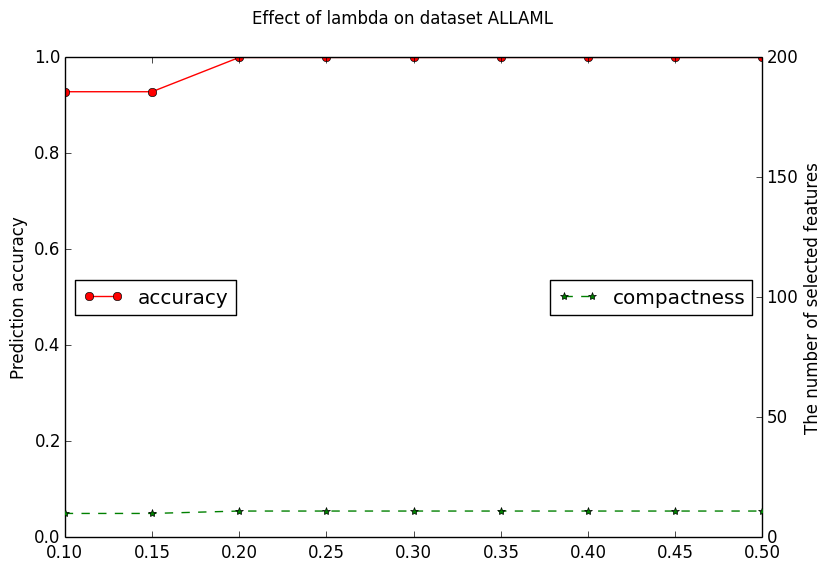
#> input picture datas/gene/all_result/threshold/ALLAML_one.png, 832 x 571 px, given in place of SMK_CAN_187_one.png, which was not available
$ python aggr_png_4_threshold.py
#> lines starting #> are read from the running program, lines starting #| are printed output that depends on the picture; pictures that were not available may be replaced by others from this repository, and a replacement may not be noted
from matplotlib import image
import numpy as np

if __name__=='__main__':
    # img_names="SMK_CAN_187 GLI_85 Prostate_GE DLBCL".split()
    img_names="SMK_CAN_187 GLIOMA Prostate_GE SRBCT".split()
    img1=image.imread("%s_one.png"%img_names[0])
#> img1 is the input picture: shape (571, 832, 4) float32; mean R, G, B, A 0.977, 0.976, 0.975, 1
    img1=np.concatenate((img1, image.imread("%s_one.png"%img_names[1])), axis=1)
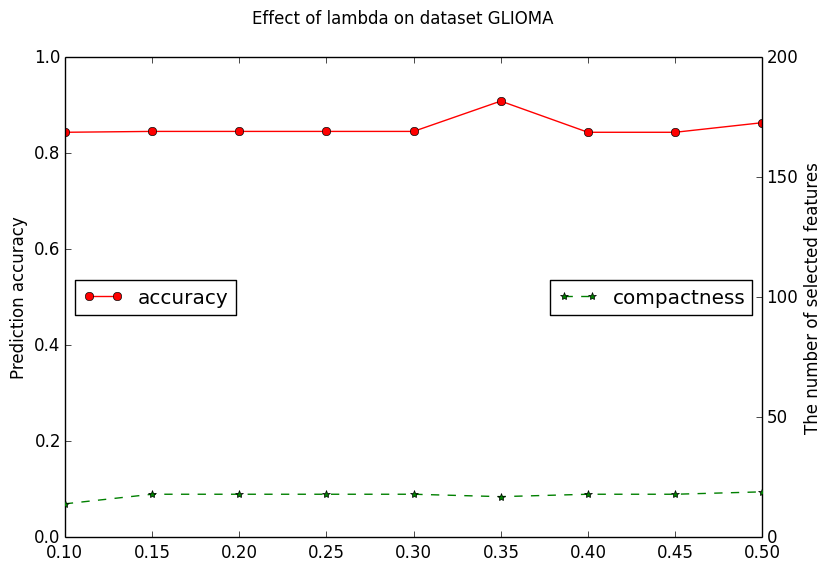
#> input picture datas/gene/all_result/threshold/GLIOMA_one.png, 832 x 571 px
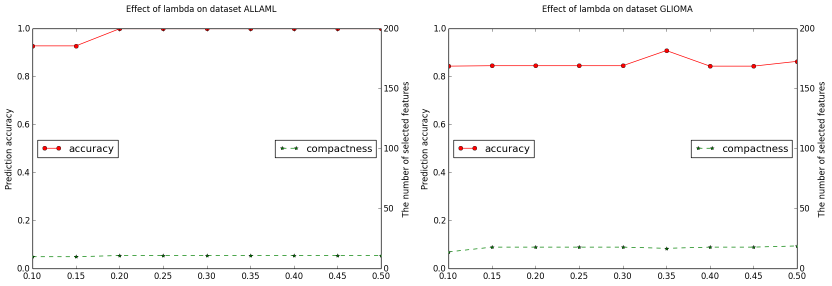
#> img1: shape (571, 1664, 4) float32 (shown at 1/2 size); mean R, G, B, A 0.977, 0.975, 0.975, 1

    img2=image.imread("%s_one.png"%img_names[2])
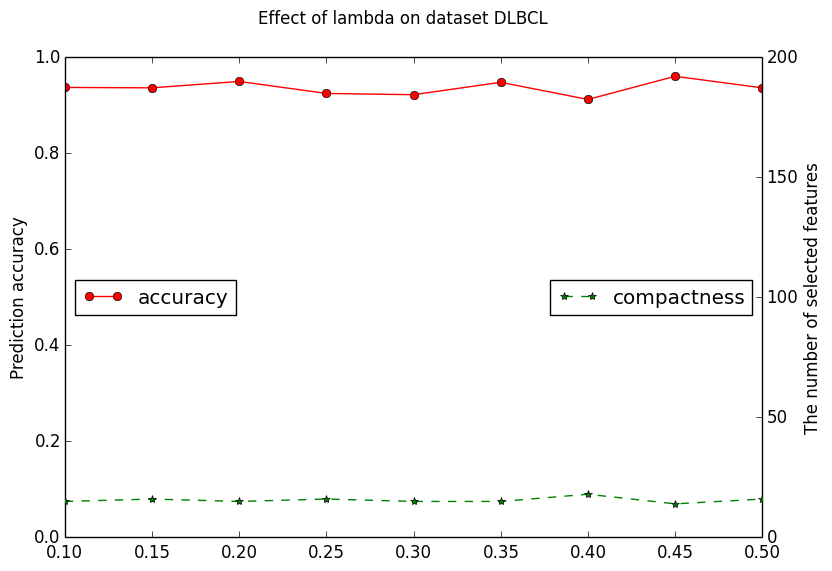
#> input picture datas/gene/all_result/threshold/DLBCL_one.png, 832 x 571 px, given in place of Prostate_GE_one.png, which was not available
#> img2 is the input picture: shape (571, 832, 4) float32; mean R, G, B, A 0.977, 0.974, 0.974, 1
    img2=np.concatenate((img2, image.imread("%s_one.png"%img_names[3])), axis=1)
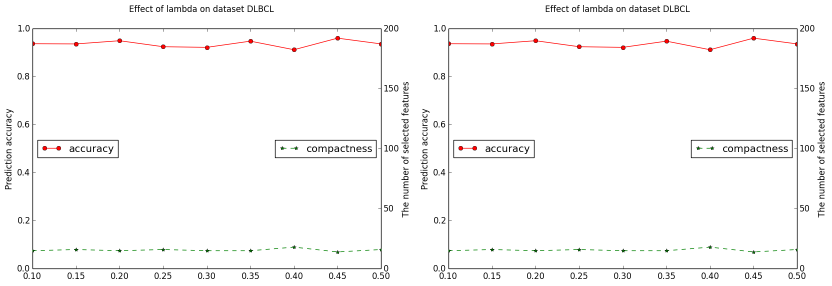
#> img2: shape (571, 1664, 4) float32 (shown at 1/2 size); mean R, G, B, A 0.977, 0.974, 0.974, 1

    img=np.concatenate((img1, img2))
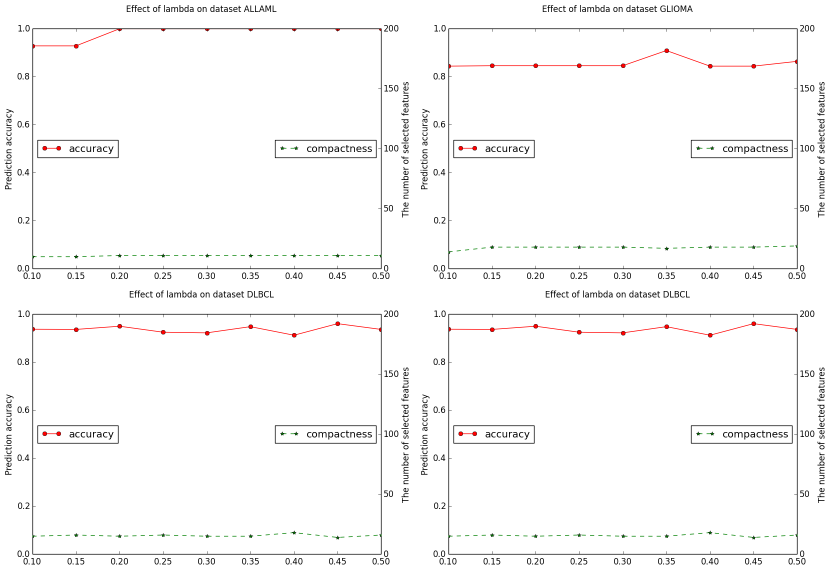
#> img: shape (1142, 1664, 4) float32 (shown at 1/2 size); mean R, G, B, A 0.976, 0.974, 0.974, 1

    image.imsave("aggr_one.png", img)
